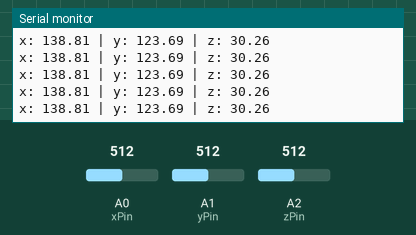
Simulated run of this sketch. Board: Arduino Uno, built with avr-gcc and run on an emulated ATmega328P. Parts: the last lines printed to the serial monitor. The inputs (shaded band) are chosen by the test bench; at power-on: A0 (xPin) = 512, A1 (yPin) = 512, A2 (zPin) = 512.

Above: at 1.2 s.
1.3 s: A0 (xPin) set to 532
At 1.33 s:
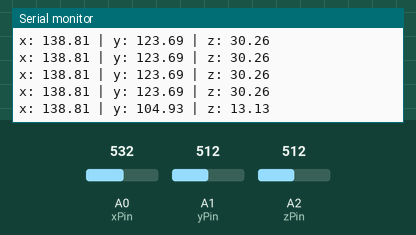
4.3 s: A0 (xPin) set to 557
At 4.3 s:
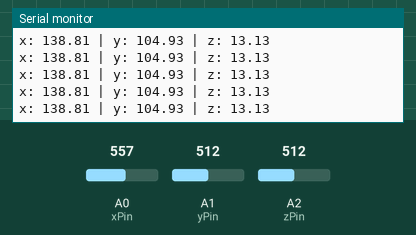
5.8 s: A1 (yPin) set to 489
At 5.83 s:
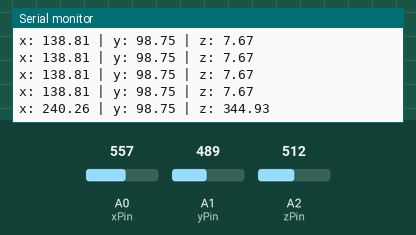
Timing chart, 0 to 8.8 s (numbered marks = the images above; inputs shaded):
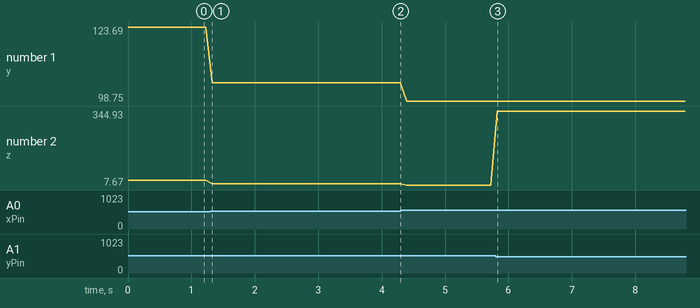

Measured:
- after the input at 1.3 s, the serial monitor: prints a new line at once (image 1)
- after the input at 5.8 s, the serial monitor: prints a new line at once (image 3)
- plotted number 1: 123.69 → 104.93 after the input at 1.3 s, 104.93 → 98.75 after the input at 4.3 s
- plotted number 2: 30.26 → 13.13 after the input at 1.3 s, 13.13 → 7.67 after the input at 4.3 s, 7.67 → 344.93 after the input at 5.8 s

The sketch:

accelerometer-ADXL335-bildrSite-SensingFullAngle.ino
```cpp
// (licence header left out)
//Analog read pins
const int xPin = 0;
const int yPin = 1;
const int zPin = 2;

//The minimum and maximum values that came from
//the accelerometer while standing still
//You very well may need to change these
  const int x_min = 399;
  const int y_min = 403;
  const int z_min = 419;
  const int x_max = 598;
  const int y_max = 605;
  const int z_max = 623;


//to hold the caculated values
double x;
double y;
double z;


void setup(){
  analogReference(EXTERNAL);
  Serial.begin(9600);
}


void loop(){

  //read the analog values from the accelerometer
  int xRead = analogRead(xPin);
  int yRead = analogRead(yPin);
  int zRead = analogRead(zPin);

  //convert read values to degrees -90 to 90 - Needed for atan2
  int xAng = map(xRead, x_min, x_max, -90, 90);
  int yAng = map(yRead, y_min, y_max, -90, 90);
  int zAng = map(zRead, z_min, z_max, -90, 90);

  //Caculate 360deg values like so: atan2(-yAng, -zAng)
  //atan2 outputs the value of -π to π (radians)
  //We are then converting the radians to degrees
  x = RAD_TO_DEG * (atan2(-yAng, -zAng) + PI);
  y = RAD_TO_DEG * (atan2(-xAng, -zAng) + PI);
  z = RAD_TO_DEG * (atan2(-yAng, -xAng) + PI);

  //Output the caculations
  Serial.print("x: ");
  Serial.print(x);
  Serial.print(" | y: ");
  Serial.print(y);
  Serial.print(" | z: ");
  Serial.println(z);

  delay(100);//just here to slow down the serial output - Easier to read
}
```
